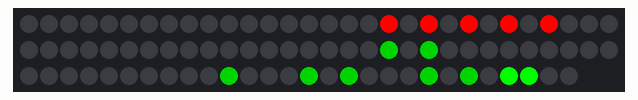
This sketch was run on a simulated Arduino Uno, built with avr-gcc and run on an emulated ATmega328P. Shown: 88 RGB LEDs in strip order, left to right, continuing on the next row. The local clock reads 2024-03-15 10:24:30 at power-on unless the sketch sets it; what the sketch prints to the serial monitor is not drawn.

Above: at 0.2 s.

The sketch:

Rathriya_Wee_RTC_Clock___Display.ino.ino
```cpp
#include <Wire.h>
#include "RTClib.h"
#include <FastLED.h>

#define CLOCK_DATA_PIN 2
#define CLOCK_NUM_LEDS 88

CRGB CLOCK_leds[CLOCK_NUM_LEDS];
RTC_DS3231 rtc;

byte end_seconds, end_minutes, end_hours, end_days, end_months; int end_years;
byte now_seconds, now_minutes, now_hours, now_days, now_months; int now_years;
byte seconds, minutes, hours, days;
byte digit_leds=2;
int segment_color=1;
long int unix_TIME;
int hue;

byte segment_arr[8];
byte boolVal_of_decNUM[10][7]={
  {1,1,1,1,1,1,0}, //0
  {0,0,0,1,1,0,0}, //1          //    Segment
  {1,0,1,1,0,1,1}, //2          //     __3__
  {0,0,1,1,1,1,1}, //3          //    |     |
  {0,1,0,1,1,0,1}, //4          //    2     4
  {0,1,1,0,1,1,1}, //5          //    |__7__|
  {1,1,1,0,1,1,1}, //6          //    |     |
  {0,0,1,1,1,0,0}, //7          //    1     5
  {1,1,1,1,1,1,1}, //8          //    |__6__|
  {0,1,1,1,1,1,1}  //9
  };


void setup () {

  Serial.begin(9600);
  FastLED.addLeds<WS2811, CLOCK_DATA_PIN, RGB>(CLOCK_leds, CLOCK_NUM_LEDS);
  rtc.begin();
}


void loop () {

    //blink_seconds(true);
    dots(1);
    get_dateTime();
    //print_val(0);
        set_time(1574793000);
    //print_val(1);
    set_segment();
    digit();
        delay(500);
    //blink_seconds(false);
    dots(0);
        delay(500);
        //delay(1000);
    //dots();

}

/*-----------------------------------------------------------------------------------------------*/
/*************************************************************************************************/
/*-----------------------------------------------------------------------------------------------*/

void get_dateTime(){

    DateTime now = rtc.now();
    unix_TIME=now.unixtime();

    now_seconds = now.second();
    now_minutes = now.minute();
    now_hours   = now.hour();
    now_days    = now.day();
    now_months  = now.month();
    now_years   = now.year();
}
void set_time(long int setUnix_TIME){
  unix_TIME = setUnix_TIME - unix_TIME ;
  unix_to_DT_convertor();
}
void unix_to_DT_convertor(){

    end_seconds = unix_TIME%60; unix_TIME=unix_TIME/60;
    end_minutes = unix_TIME%60; unix_TIME=unix_TIME/60;
    end_hours   = unix_TIME%24; unix_TIME=unix_TIME/24;

    end_years=0; int dYear=0;
    if(unix_TIME%4==0) dYear=366;
    else dYear=365;
     while (unix_TIME>=dYear) {
      end_years++;
      unix_TIME-=dYear;
        if (end_years % 4 == 0) dYear = 366;
        else  dYear = 365;
     }

    end_days=unix_TIME;  end_months = 0;
    int dMonth[12] = {0, 31, 59, 90, 120, 151, 181, 212, 243, 273, 304, 334};
     while (end_days > dMonth[end_months+1]){
      end_months++;
      end_days-=dMonth[end_months];
      end_months++;
      end_days++;
     }

   if(end_years == 0) end_years=0;
   else end_years=1970+end_years;

}
void set_segment(){

  days    = end_days;
  hours   = end_hours;
  minutes = end_minutes;
  seconds = end_seconds;

    segment_arr[0] = days/10;
    segment_arr[1] = days%10;

    segment_arr[2] = hours/10;
    segment_arr[3] = hours%10;
    segment_arr[4] = minutes/10;
    segment_arr[5] = minutes%10;
    //segment_arr[0] = seconds/10;
    //segment_arr[1] = seconds%10;

    for(byte i=0; i<6; i++){
      Serial.print(segment_arr[i]);
      Serial.print(":");
    }
      Serial.print("\t");


}
void digit(){

  byte segment_index=0;
  while(segment_index<6){
      byte digit_index=0;
      while(digit_index<7){
          if( boolVal_of_decNUM[segment_arr[segment_index]][digit_index] == true){
              powerON_digit(segment_index,digit_index);  //segment_color
              Serial.print("1 ");
          }
          if( boolVal_of_decNUM[segment_arr[segment_index]][digit_index] == false){
              powerOFF_digit(segment_index,digit_index);
              Serial.print("0 ");
          }
      digit_index++;
      }
  segment_index++;
  }
  Serial.print(" pass ");
  Serial.println();
}
void powerON_digit(byte segment_NUM,byte digit_NUM){

  if(segment_NUM<2)  CLOCK_leds[digit_leds*(7*(segment_NUM)+(digit_NUM))] = CRGB::Red;
  if(segment_NUM>=2)  CLOCK_leds[digit_leds*(7*(segment_NUM)+(digit_NUM))] = CRGB::Green;
  FastLED.show();
}
void powerOFF_digit(byte segment_NUM,byte digit_NUM){

  CLOCK_leds[digit_leds*(7*(segment_NUM)+(digit_NUM))] = CRGB::Black;
  FastLED.show();
}

void dots(boolean state){

  if(state == 1){
    for(byte led_num=CLOCK_NUM_LEDS-4; led_num<CLOCK_NUM_LEDS-2; led_num++){
      CLOCK_leds[led_num] = CRGB::Lime;  //CHSV(255,255,255);
    }
    for(byte led_num=CLOCK_NUM_LEDS-2; led_num<CLOCK_NUM_LEDS; led_num++){
      CLOCK_leds[led_num] = CRGB::Black;  //CHSV(255,255,255);
    }
    FastLED.show();
  }

  if(state == 0){
    for(byte led_num=CLOCK_NUM_LEDS-4; led_num<CLOCK_NUM_LEDS-2; led_num++){
      CLOCK_leds[led_num] = CRGB::Black;  //CHSV(255,255,255);
    }
    FastLED.show();
  }
}

void print_val(byte part){

    if(part==0){
        Serial.print(now_years);    Serial.print("/");
        Serial.print(now_months);   Serial.print("/");
        Serial.print(now_days);     Serial.print(" || ");
        Serial.print(now_hours);    Serial.print(":");
        Serial.print(now_minutes);  Serial.print(":");
        Serial.print(now_seconds);  Serial.print("\t");
    }

    if(part==1){
        Serial.print(end_years);     Serial.print("/");
        Serial.print(end_months);    Serial.print("/");
        Serial.print(end_days);      Serial.print(" || ");
        Serial.print(end_hours);     Serial.print(":");
        Serial.print(end_minutes);   Serial.print(":");
        Serial.print(end_seconds);   Serial.print(":::");
    }
}

/*-----------------------------------------------------------------------------------------------*/
/*************************************************************************************************/
/*-----------------------------------------------------------------------------------------------*/
```
